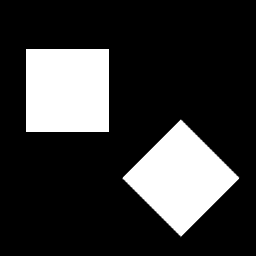
%> input picture lab09-Detekcja-Krawedzi/kwadraty.png, 256 x 256 px
$ octave zad3.m   (GNU Octave 9; MATLAB toolbox functions it lacks are replaced by stand-ins)
%> lines starting %> are read from the running program, lines starting %| are printed output that depends on the picture; in (x1, y1, x2, y2) boxes, pixels count from 0 and x2, y2 are one past the last pixel; in counts of white or black regions, pixels touching at a corner belong together; the program's own positions count from 1
clearvars;clc;close all;

kw = imread('kwadraty.png');
%> kw is the input picture: size 256x256 uint8; min 0, max 255, mean 53.6
kwedges = edge(kw, 'sobel');
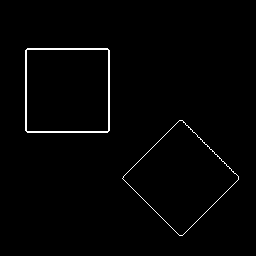
%> kwedges: size 256x256 logical; 1.4% white in thin lines or dots, all inside (x1, y1, x2, y2) = (25, 48, 239, 236)
[H, T, R] = hough(kwedges);
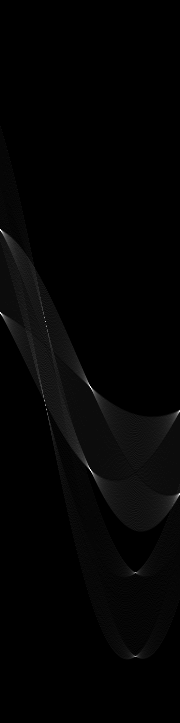
%> H: size 723x180 double; min 0, max 85, mean 1.3; drawn with min black and max white
%> T = 180 values from -90 to 89; R = 723 values from -361 to 361

figure;
subplot(1,2,1)
imshow(kw)
title("oryginal")
subplot(1,2,2)
imshow(kwedges)
title("edges")


figure;
imshow(H, []);
peaks = houghpeaks(H, 8);
%> peaks = [231 1; 313 1; 469 90; 388 91; 322 46; 474 93; 573 136; 657 136]
hold on;
plot(peaks, 'o');
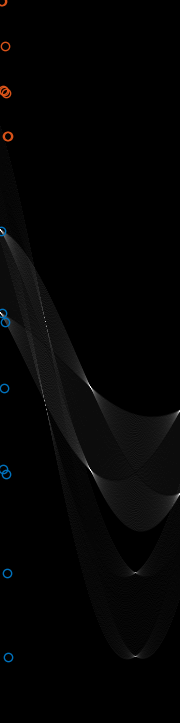
%> figure redrawn from the program's plot data

lines = houghlines(kwedges, T, R, peaks, 'FillGap', 5, 'MinLength', 7);
%> lines = 9 lines; longest, point1 to point2 (x, y): (27, 132) to (109, 132), (27, 50) to (109, 50), (27, 50) to (27, 132), (109, 50) to (110, 131), (123, 179) to (180, 236), (124, 177) to (180, 121)
figure, imshow(kwedges), hold on
max_len = 0;
for k = 1:length(lines)
   xy = [lines(k).point1; lines(k).point2];
   plot(xy(:,1),xy(:,2),'LineWidth',2,'Color','green');

   % Plot beginnings and ends of lines
   plot(xy(1,1),xy(1,2),'x','LineWidth',2,'Color','yellow');
   plot(xy(2,1),xy(2,2),'x','LineWidth',2,'Color','red');

   % Determine the endpoints of the longest line segment
   len = norm(lines(k).point1 - lines(k).point2);
   if ( len > max_len)
      max_len = len;
      xy_long = xy;
   end
end
%> this loop made 9 passes
%> (len, max_len, xy_long) on pass 1: (82, 82, [27 132; 109 132])
%> (xy, len) on passes 2 to 7: ([27 50; 109 50], 82), ([109 50; 110 131], 81.01), ([27 50; 27 132], 82), ([123 179; 180 236], 80.61), ([109 104; 109 131], 27), ([110 75; 110 103], 28)
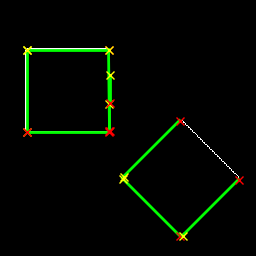
%> figure redrawn from the program's plot data
